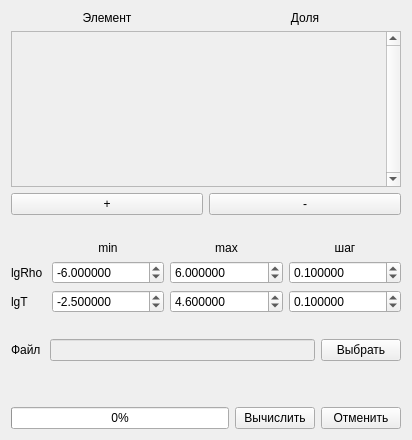
<?xml version="1.0" encoding="UTF-8"?>
<ui version="4.0">
 <class>MainWindow</class>
 <widget class="QMainWindow" name="MainWindow">
  <property name="geometry">
   <rect>
    <x>0</x>
    <y>0</y>
    <width>412</width>
    <height>440</height>
   </rect>
  </property>
  <property name="windowTitle">
   <string>ion4</string>
  </property>
  <widget class="QWidget" name="centralWidget">
   <layout class="QVBoxLayout" name="verticalLayout">
    <item>
     <layout class="QHBoxLayout" name="horizontalLayout_3">
      <item>
       <widget class="QLabel" name="elementLabel">
        <property name="text">
         <string>Элемент</string>
        </property>
        <property name="alignment">
         <set>Qt::AlignCenter</set>
        </property>
       </widget>
      </item>
      <item>
       <widget class="QLabel" name="proportionLabel">
        <property name="text">
         <string>Доля</string>
        </property>
        <property name="alignment">
         <set>Qt::AlignCenter</set>
        </property>
       </widget>
      </item>
     </layout>
    </item>
    <item>
     <widget class="QScrollArea" name="mixScrollArea">
      <property name="verticalScrollBarPolicy">
       <enum>Qt::ScrollBarAlwaysOn</enum>
      </property>
      <property name="widgetResizable">
       <bool>true</bool>
      </property>
      <widget class="QWidget" name="mixScrollAreaWidget">
       <property name="geometry">
        <rect>
         <x>0</x>
         <y>0</y>
         <width>378</width>
         <height>68</height>
        </rect>
       </property>
       <layout class="QGridLayout" name="gridLayout_2"/>
      </widget>
     </widget>
    </item>
    <item>
     <layout class="QHBoxLayout" name="horizontalLayout_6">
      <item>
       <widget class="QPushButton" name="addItemPushButton">
        <property name="text">
         <string>+</string>
        </property>
       </widget>
      </item>
      <item>
       <widget class="QPushButton" name="removeItemPushButton">
        <property name="text">
         <string>-</string>
        </property>
       </widget>
      </item>
     </layout>
    </item>
    <item>
     <spacer name="verticalSpacer_3">
      <property name="orientation">
       <enum>Qt::Vertical</enum>
      </property>
      <property name="sizeType">
       <enum>QSizePolicy::Fixed</enum>
      </property>
      <property name="sizeHint" stdset="0">
       <size>
        <width>20</width>
        <height>20</height>
       </size>
      </property>
     </spacer>
    </item>
    <item>
     <layout class="QFormLayout" name="formLayout">
      <item row="1" column="0">
       <widget class="QLabel" name="lgRhoLabel">
        <property name="text">
         <string>lgRho </string>
        </property>
       </widget>
      </item>
      <item row="2" column="0">
       <widget class="QLabel" name="lgTLabel">
        <property name="text">
         <string>lgT</string>
        </property>
       </widget>
      </item>
      <item row="1" column="1">
       <layout class="QHBoxLayout" name="horizontalLayout_4">
        <item>
         <widget class="QDoubleSpinBox" name="lgRhoMinSpinBox">
          <property name="decimals">
           <number>6</number>
          </property>
          <property name="minimum">
           <double>-10.000000000000000</double>
          </property>
          <property name="maximum">
           <double>10.000000000000000</double>
          </property>
          <property name="singleStep">
           <double>0.000001000000000</double>
          </property>
          <property name="value">
           <double>-6.000000000000000</double>
          </property>
         </widget>
        </item>
        <item>
         <widget class="QDoubleSpinBox" name="lgRhoMaxSpinBox">
          <property name="decimals">
           <number>6</number>
          </property>
          <property name="minimum">
           <double>-10.000000000000000</double>
          </property>
          <property name="maximum">
           <double>10.000000000000000</double>
          </property>
          <property name="singleStep">
           <double>0.000001000000000</double>
          </property>
          <property name="value">
           <double>6.000000000000000</double>
          </property>
         </widget>
        </item>
        <item>
         <widget class="QDoubleSpinBox" name="lgRhoStepSpinBox">
          <property name="decimals">
           <number>6</number>
          </property>
          <property name="minimum">
           <double>0.000001000000000</double>
          </property>
          <property name="maximum">
           <double>10.000000000000000</double>
          </property>
          <property name="singleStep">
           <double>0.000001000000000</double>
          </property>
          <property name="value">
           <double>0.100000000000000</double>
          </property>
         </widget>
        </item>
       </layout>
      </item>
      <item row="2" column="1">
       <layout class="QHBoxLayout" name="horizontalLayout_5">
        <item>
         <widget class="QDoubleSpinBox" name="lgTMinSpinBox">
          <property name="decimals">
           <number>6</number>
          </property>
          <property name="minimum">
           <double>-10.000000000000000</double>
          </property>
          <property name="maximum">
           <double>10.000000000000000</double>
          </property>
          <property name="singleStep">
           <double>0.000001000000000</double>
          </property>
          <property name="value">
           <double>-2.500000000000000</double>
          </property>
         </widget>
        </item>
        <item>
         <widget class="QDoubleSpinBox" name="lgTMaxSpinBox">
          <property name="decimals">
           <number>6</number>
          </property>
          <property name="minimum">
           <double>-10.000000000000000</double>
          </property>
          <property name="maximum">
           <double>10.000000000000000</double>
          </property>
          <property name="singleStep">
           <double>0.000001000000000</double>
          </property>
          <property name="value">
           <double>4.600000000000000</double>
          </property>
         </widget>
        </item>
        <item>
         <widget class="QDoubleSpinBox" name="lgTStepSpinBox">
          <property name="decimals">
           <number>6</number>
          </property>
          <property name="minimum">
           <double>0.000001000000000</double>
          </property>
          <property name="maximum">
           <double>10.000000000000000</double>
          </property>
          <property name="singleStep">
           <double>0.000001000000000</double>
          </property>
          <property name="value">
           <double>0.100000000000000</double>
          </property>
         </widget>
        </item>
       </layout>
      </item>
      <item row="0" column="1">
       <layout class="QHBoxLayout" name="horizontalLayout_7">
        <item>
         <widget class="QLabel" name="minLabel">
          <property name="text">
           <string>min</string>
          </property>
          <property name="alignment">
           <set>Qt::AlignCenter</set>
          </property>
         </widget>
        </item>
        <item>
         <widget class="QLabel" name="maxLabel">
          <property name="text">
           <string>max</string>
          </property>
          <property name="alignment">
           <set>Qt::AlignCenter</set>
          </property>
         </widget>
        </item>
        <item>
         <widget class="QLabel" name="stepLabel">
          <property name="text">
           <string>шаг</string>
          </property>
          <property name="alignment">
           <set>Qt::AlignCenter</set>
          </property>
         </widget>
        </item>
       </layout>
      </item>
     </layout>
    </item>
    <item>
     <spacer name="verticalSpacer_2">
      <property name="orientation">
       <enum>Qt::Vertical</enum>
      </property>
      <property name="sizeType">
       <enum>QSizePolicy::Fixed</enum>
      </property>
      <property name="sizeHint" stdset="0">
       <size>
        <width>20</width>
        <height>20</height>
       </size>
      </property>
     </spacer>
    </item>
    <item>
     <layout class="QHBoxLayout" name="horizontalLayout">
      <item>
       <widget class="QLabel" name="fileLabel">
        <property name="text">
         <string>Файл </string>
        </property>
       </widget>
      </item>
      <item>
       <widget class="QLineEdit" name="filePathLineEdit">
        <property name="enabled">
         <bool>false</bool>
        </property>
        <property name="readOnly">
         <bool>true</bool>
        </property>
       </widget>
      </item>
      <item>
       <widget class="QPushButton" name="selectFilePushButton">
        <property name="text">
         <string>Выбрать</string>
        </property>
       </widget>
      </item>
     </layout>
    </item>
    <item>
     <spacer name="verticalSpacer">
      <property name="orientation">
       <enum>Qt::Vertical</enum>
      </property>
      <property name="sizeType">
       <enum>QSizePolicy::Fixed</enum>
      </property>
      <property name="sizeHint" stdset="0">
       <size>
        <width>20</width>
        <height>40</height>
       </size>
      </property>
     </spacer>
    </item>
    <item>
     <layout class="QHBoxLayout" name="horizontalLayout_2">
      <item>
       <widget class="QProgressBar" name="progressBar">
        <property name="value">
         <number>0</number>
        </property>
       </widget>
      </item>
      <item>
       <widget class="QPushButton" name="calculatePushButton">
        <property name="text">
         <string>Вычислить</string>
        </property>
       </widget>
      </item>
      <item>
       <widget class="QPushButton" name="cancelPushButton">
        <property name="text">
         <string>Отменить</string>
        </property>
       </widget>
      </item>
     </layout>
    </item>
   </layout>
  </widget>
 </widget>
 <layoutdefault spacing="6" margin="11"/>
 <resources/>
 <connections/>
</ui>
